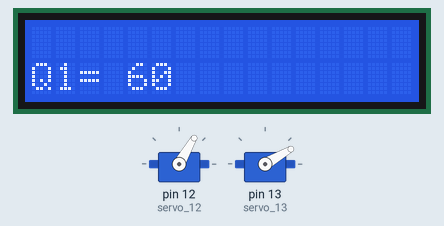
Bench run of a sketch on a simulated Arduino Uno, built with avr-gcc and run on an emulated ATmega328P. Shown: 16×2 character LCD, 2 × servo.

Above: at 0.1 s.
At 3.1 s:
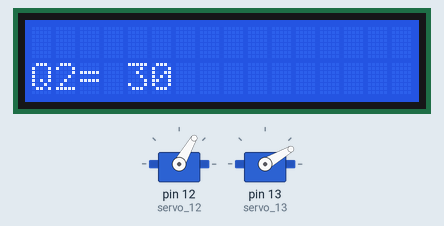

Measured:
- what the display in image 0 shows lasts 3.0 s, from 0.1 s to 3.1 s

The sketch:

inverse_kinematic__arduino_codes.ino
```cpp
#include <Servo.h>
#include <LiquidCrystal.h>
Servo servo_12;
Servo servo_13;
LiquidCrystal lcd (11, 10, 5, 4 , 3, 2);
//Q are the angles in radian
//q are the angles in degrees
//L are the lengths in inches
int L1 = 10;
int L2 = 10;
float x=5;
float y=18.66;
int q1;
int q2;
float Q1;
float Q2;
float q =90;
float COSQ2;


void setup()
{
  //Set number of rows and columns for LCD
  lcd.begin(16,2);
  servo_12.attach(12);
  servo_13.attach(13);
  COSQ2 = ( sq(x) + sq(y) - sq(L1) - sq(L2)) / (2*L1*L2);
  Q2 = acos ( COSQ2 );
  q2= Q2*180/PI;
  q1 = q-q2;

  Serial.begin(9600);
}

void loop()
{
  servo_12.write(q1);
  servo_13.write(q2);
  delay(20); // Wait for 20 millisecond(s)
  lcd.setCursor (0,1);
  lcd.print ("Q1=");
  lcd.setCursor (4,1);
  lcd.print (q1);
  delay(3000);
  lcd.setCursor (0,1);
  lcd.print ("Q2=");
  lcd.setCursor (4,1);
  lcd.print (q2);
  delay(3000);
}
```
